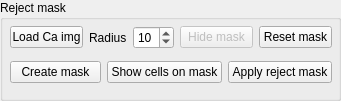
     <widget class="QGroupBox" name="RejectMask_groupBox">
      <property name="geometry">
       <rect>
        <x>900</x>
        <y>440</y>
        <width>341</width>
        <height>101</height>
       </rect>
      </property>
      <property name="title">
       <string>Reject mask</string>
      </property>
      <widget class="QWidget" name="gridLayoutWidget">
       <property name="geometry">
        <rect>
         <x>10</x>
         <y>20</y>
         <width>322</width>
         <height>71</height>
        </rect>
       </property>
       <layout class="QGridLayout" name="gridLayout_14">
        <item row="1" column="0">
         <layout class="QHBoxLayout" name="horizontalLayout_14">
          <item>
           <widget class="QPushButton" name="rejectMode_pushButton">
            <property name="enabled">
             <bool>true</bool>
            </property>
            <property name="text">
             <string>Create mask</string>
            </property>
            <property name="iconSize">
             <size>
              <width>14</width>
              <height>14</height>
             </size>
            </property>
           </widget>
          </item>
          <item>
           <widget class="QPushButton" name="showCellsOnRejectedMask_pushButton">
            <property name="text">
             <string>Show cells on mask</string>
            </property>
           </widget>
          </item>
          <item>
           <widget class="QPushButton" name="applyRejectMask_pushButton">
            <property name="text">
             <string>Apply reject mask</string>
            </property>
           </widget>
          </item>
         </layout>
        </item>
        <item row="0" column="0">
         <layout class="QHBoxLayout" name="horizontalLayout_12">
          <item>
           <widget class="QPushButton" name="loadCalciumImg_pushButton">
            <property name="text">
             <string>Load Ca img</string>
            </property>
           </widget>
          </item>
          <item>
           <widget class="QLabel" name="label_41">
            <property name="text">
             <string>Radius</string>
            </property>
           </widget>
          </item>
          <item>
           <widget class="QSpinBox" name="ROIRadius_spinBox">
            <property name="enabled">
             <bool>true</bool>
            </property>
            <property name="acceptDrops">
             <bool>false</bool>
            </property>
            <property name="minimum">
             <number>1</number>
            </property>
            <property name="maximum">
             <number>30</number>
            </property>
            <property name="singleStep">
             <number>1</number>
            </property>
            <property name="value">
             <number>10</number>
            </property>
           </widget>
          </item>
          <item>
           <widget class="QPushButton" name="rejectMaskDisplay_pushButton">
            <property name="enabled">
             <bool>false</bool>
            </property>
            <property name="text">
             <string>Hide mask</string>
            </property>
           </widget>
          </item>
          <item>
           <widget class="QPushButton" name="resetRejectMask_pushButton">
            <property name="text">
             <string>Reset mask</string>
            </property>
           </widget>
          </item>
         </layout>
        </item>
       </layout>
      </widget>
     </widget>
